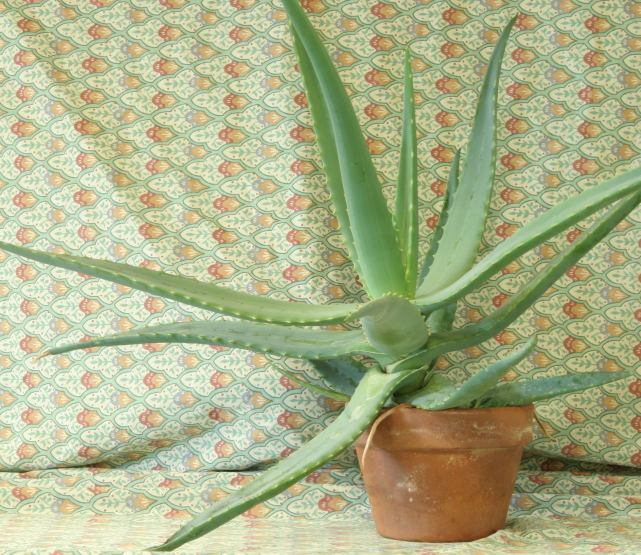
//> input picture cpu/aloeL.jpg, 1282 x 1110 px, given in place of 3, which was not available (shown at 1/2 size)
$ ./point_cloud 3 3   (built with g++ and OpenCV 4)
//> lines starting //> are read from the running program, lines starting //| are printed output that depends on the picture; pictures that were not available may be replaced by others from this repository, and a replacement may not be noted
/*
 *
 *  Generacion de nube de puntos a traves de imagenes estereoscopicas version CPU
 *  Por: Luis David Arias Manjarrez
 *
 */

#include "opencv2/calib3d/calib3d.hpp"
#include "opencv2/imgproc.hpp"
#include "opencv2/imgcodecs.hpp"
#include "opencv2/highgui.hpp"
#include "opencv2/core/utility.hpp"

#include <stdio.h>
#include <iostream>

using namespace cv;
using namespace std;

//Funcion para escribir fichero .ply
static void saveXYZ(const char* filename, const Mat& points, const Mat& colors)
{
   const double max_z = 1.0e4;//Maxima profundidad
   int point_counter = 0;//Contador de puntos procesados
   ostringstream body;//Cuerpo del fichero .ply
   ostringstream header;//Encabezado del fichero .ply
   for(int y = 0; y < points.rows; y++)
   {
       for(int x = 0; x < points.cols; x++)
       {
         Vec3f point = points.at<Vec3f>(y, x);
         Vec3b color = colors.at<Vec3b>(y, x);
         if(fabs(point[2] - max_z) < FLT_EPSILON || fabs(point[2]) > max_z) continue;//Limites de alcance de la proyeccion
         body<<point[0]<<" "<<point[1]<<" "<<point[2]<<" "<<std::to_string(color[0])<<" "<<std::to_string(color[1])<<" "<<std::to_string(color[2])<<"\n";//Los 3 primeros valores son coordenadas, los 3 ultimos son identificadores de color
         point_counter++;
       }
   }
   FILE* fp = fopen(filename, "wb");
   header<<"ply\nformat ascii 1.0\nelement vertex "<<point_counter<<"\nproperty float x\nproperty float y\nproperty float z\nproperty uchar red\nproperty uchar green\nproperty uchar blue\nend_header\n";
   std::string header_string = header.str();
   std::string body_string = body.str();
   //Conversion de compatibilidad para fprintf
   char* header_char = new char[header_string.length() + 1];
   char* body_char = new char[body_string.length() + 1];

   copy(header_string.c_str(), header_string.c_str() + header_string.length() + 1, header_char);
   copy(body_string.c_str(), body_string.c_str() + body_string.length() + 1, body_char);

   fprintf(fp,"%s",header_char);
   fprintf(fp,"%s",body_char);
   fclose(fp);
}

int main(int argc, char** argv)
{
    std::string imgLeft_filename = "";
    std::string imgRight_filename = "";
    std::string disparity_filename = "aloe_disparity.jpg";
    std::string point_cloud_filename = "point_cloud.ply";

    int width, height, cn;
    double f;
    int windowSize, minDisparity, numberOfDisparities;
    bool no_display = false;

    cv::CommandLineParser parser(argc, argv,
        "{@arg1||}{@arg2||}");

    imgLeft_filename = parser.get<std::string>(0);
    imgRight_filename = parser.get<std::string>(1);

    if (!parser.check())
    {
        parser.printErrors();
        return 1;
    }

    if( imgLeft_filename.empty() || imgRight_filename.empty() )
    {
        printf("Error de parámetro en linea de comandos: Se deben especificar las dos imagenes\n");
        return -1;
    }

    //Lectura de imagenes
    Mat img1 = imread(imgLeft_filename);
//> img1 is the input picture: 1110 rows x 1282 cols, CV_8UC3; mean B, G, R 136.6, 177.2, 171.2
    Mat img2 = imread(imgRight_filename);
    Mat imgLeft,imgRight;
    pyrDown(img1,imgLeft);
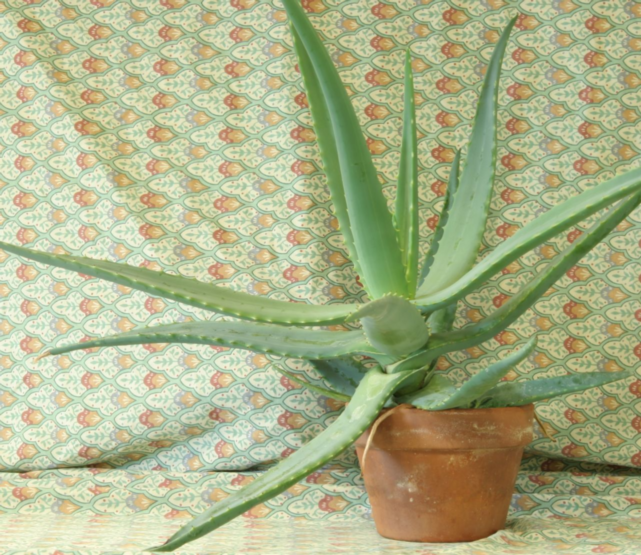
//> imgLeft: 555 rows x 641 cols, CV_8UC3; mean B, G, R 136.6, 177.2, 171.2
    pyrDown(img2,imgRight);

    //Definicion de parametros
    Size img_size = imgLeft.size();
//> img_size = Size(641, 555)
    width = imgLeft.cols;
//> width = 641
    height = imgLeft.rows;
//> height = 555
    cn = imgLeft.channels();
//> cn = 3
    windowSize = 3;
    minDisparity = 16;
    numberOfDisparities = 112 - minDisparity;
    f= 0.8 * width;
//> f = 512.8

    Matx44d Q = cv::Matx44d(
        1.0, 0.0, 0.0, -0.5*width,
        0.0, -1.0, 0.0, 0.5*height,
        0.0, 0.0, 0.0, -1.0*f,
        0.0, 0.0, 1.0, 0/*(CX - CX) / baseLine*/
    );

    Ptr<StereoSGBM> sgbm = StereoSGBM::create(
      minDisparity,
      numberOfDisparities,
      16.0,
      8*cn*windowSize*windowSize,
      32*cn*windowSize*windowSize,
      0,
      1,
      10,
      100,
      32,
      StereoSGBM::MODE_SGBM
    );

    // [9 lines of commented-out code are left out]

    Mat disp8(imgLeft.size(), CV_8U);
    Mat disparity(imgLeft.size(), CV_32F);

    int64 t = getTickCount();
    //Calculo de disparidad
    sgbm->compute(imgLeft, imgRight, disparity);
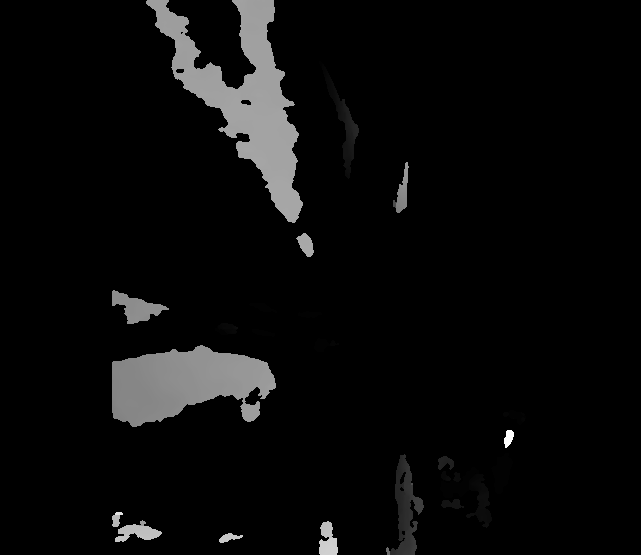
//> disparity: 555 rows x 641 cols, CV_16SC1; min 240, max 1664, mean 299.5; drawn with min black and max white
    t = getTickCount() - t;
    printf("CPU: Tiempo transcurrido: %fms\n", t*1000/getTickFrequency());

    disparity.convertTo(disp8, CV_8U, 255/(numberOfDisparities*16.));
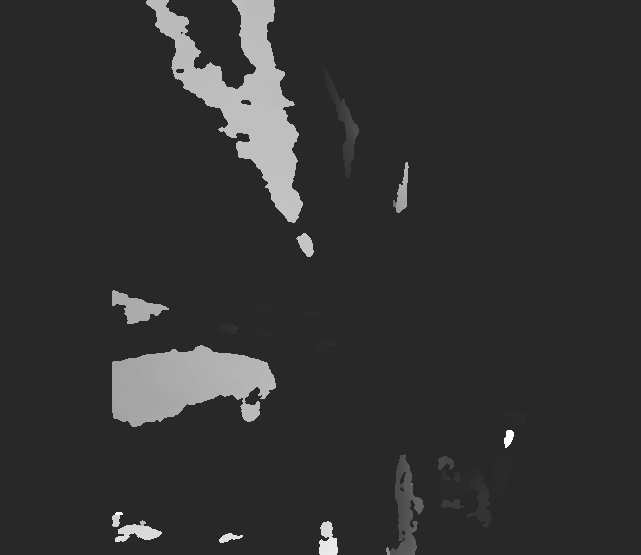
//> disp8: 555 rows x 641 cols, CV_8UC1; min 40, max 255, mean 49.9


    if( !no_display )
    {
        //namedWindow("left", 1);
        //imshow("left", imgLeft);
        namedWindow("disparity", 0);
        imshow("disparity", disp8);
        printf("Presione una tecla para continuar...");
        fflush(stdout);
        waitKey();
        printf("\n");
    }

    if(!disparity_filename.empty()){
        imwrite(disparity_filename, disp8);
    }

    if(!point_cloud_filename.empty())
    {
        printf("Generando nube de puntos...");
        fflush(stdout);
        //Matrices de posiciones y colores
        Mat xyz,colors;
        //Generacion de nube de puntos a partir de mapa de disparidad
        reprojectImageTo3D(disp8, xyz, Q);
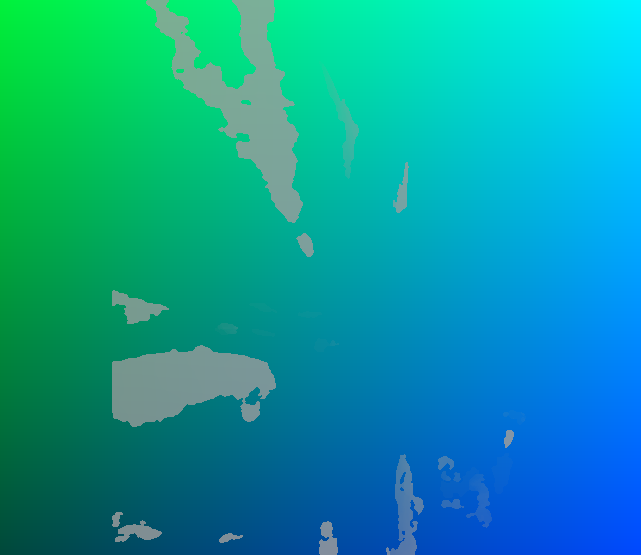
//> xyz: 555 rows x 641 cols, CV_32FC3; mean B, G, R 0.107, -0.0213, -12.08; drawn with min black and max white
        cvtColor(imgLeft,colors, COLOR_BGR2RGB);
        //Exportacion de archivo ply
        saveXYZ(point_cloud_filename.c_str(), xyz, colors);
//> the loop in saveXYZ, `for(int y = 0; y < points.rows; y++)` made 555 passes
//> point_counter on passes 1 to 3: 641, 1282, 1923
//> after the loop in saveXYZ, `for(int y = 0; y < points.rows; y++)`: point_counter = 355755

        printf("\n");
    }

    return 0;
}

$ run again, on cpu/aloeR.jpg
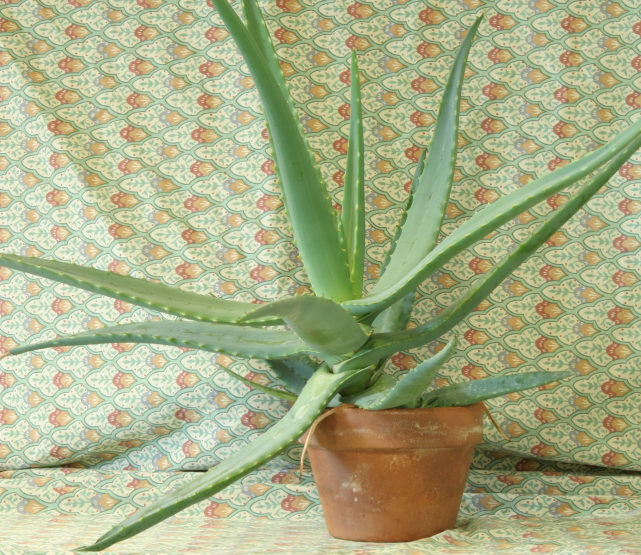
//> input picture cpu/aloeR.jpg, 1282 x 1110 px, given in place of 3, which was not available (shown at 1/2 size)
//> img1 is the input picture: 1110 rows x 1282 cols, CV_8UC3; mean B, G, R 134.1, 174.2, 168
//> `disparity.convertTo(disp8, CV_8U, 255/(numberOfDisparities*16.));`:
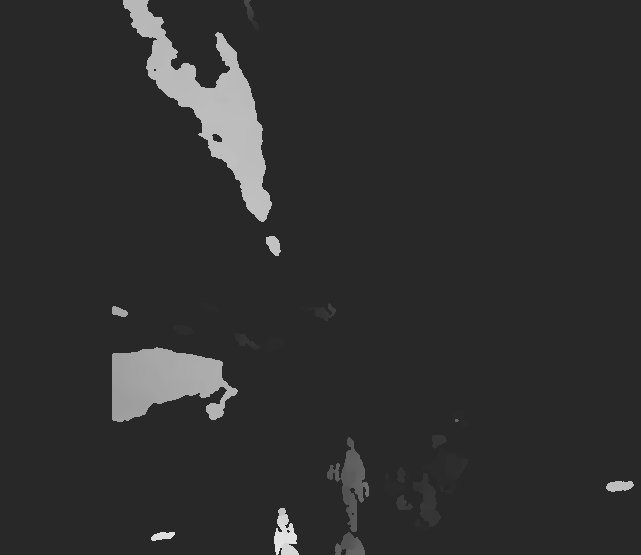
//> disp8: 555 rows x 641 cols, CV_8UC1; min 40, max 229, mean 47.2
//> `reprojectImageTo3D(disp8, xyz, Q);`:
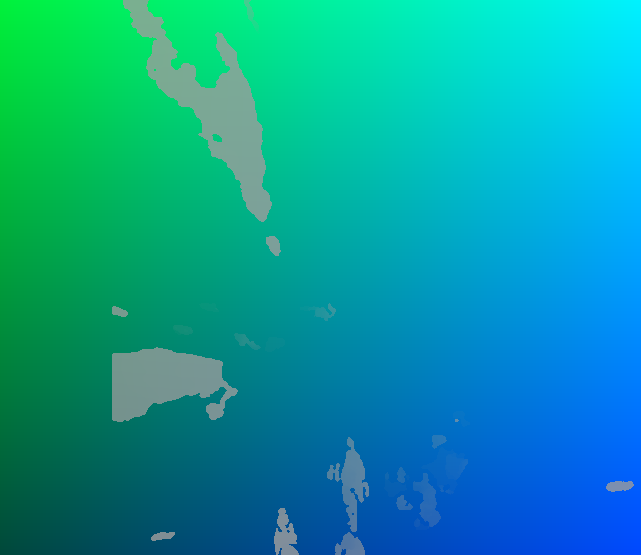
//> xyz: 555 rows x 641 cols, CV_32FC3; mean B, G, R 0.0928, -0.00773, -12.26; drawn with min black and max white
//> the loop in saveXYZ, `for(int y = 0; y < points.rows; y++)` made 555 passes
//> point_counter on passes 1 to 3: 641, 1282, 1923
//> after the loop in saveXYZ, `for(int y = 0; y < points.rows; y++)`: point_counter = 355755
